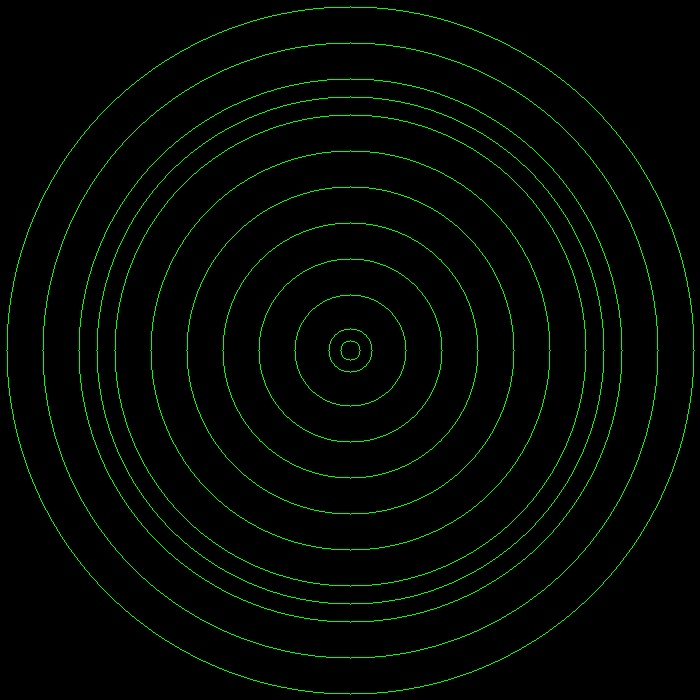
#> input picture ideal_map.jpg, 700 x 700 px
$ python map_to_ideal_gpt.py
#> lines starting #> are read from the running program, lines starting #| are printed output that depends on the picture
import cv2
import numpy as np

# Load the images
ideal_img = cv2.imread('ideal_map.jpg', cv2.IMREAD_GRAYSCALE)
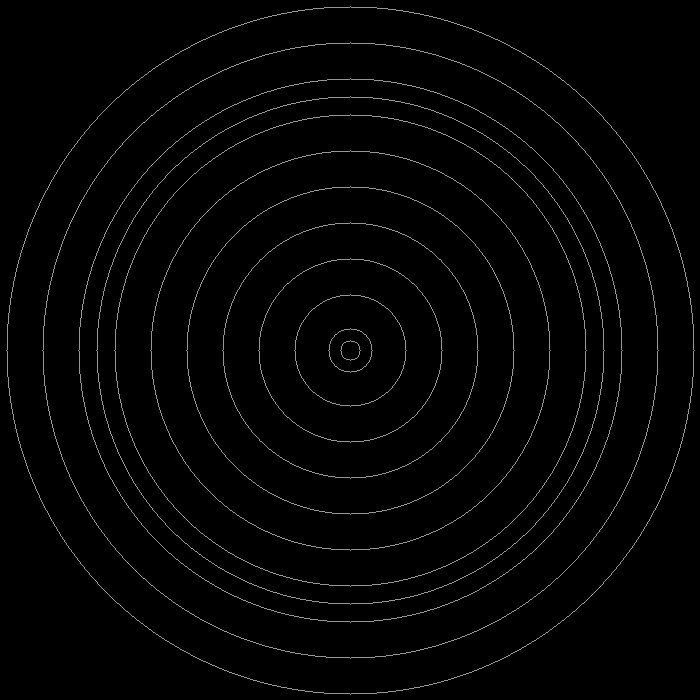
#> ideal_img: shape (700, 700); min 0, max 156, mean 3.8
distorted_img = cv2.imread('black_score.jpg', cv2.IMREAD_GRAYSCALE)
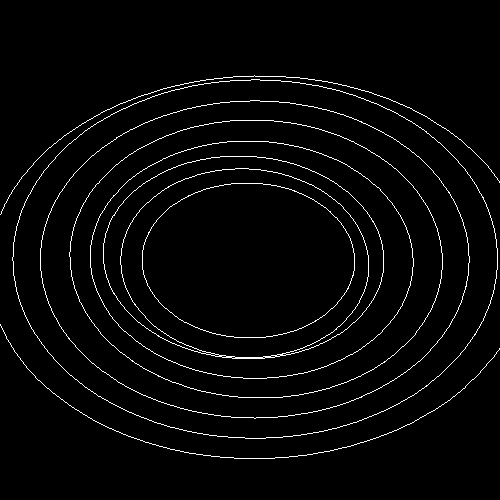
#> input picture black_score.jpg, 500 x 500 px
#> distorted_img is the input picture: shape (500, 500); min 0, max 255, mean 7.2

# Initialize the ORB detector
orb = cv2.ORB_create()

# Detect keypoints and descriptors
keypoints1, descriptors1 = orb.detectAndCompute(ideal_img, None)
#> keypoints1 = 459 keypoints; strongest (x, y, size): (346, 341, 31), (259, 260, 31), (259, 440, 31), (359, 370, 31)
keypoints2, descriptors2 = orb.detectAndCompute(distorted_img, None)
#> keypoints2 = 500 keypoints; strongest (x, y, size): (361, 122, 31), (117, 137, 31), (115, 139, 31), (114, 294, 31)

# Match descriptors using Brute-Force Matcher with Hamming distance
bf = cv2.BFMatcher(cv2.NORM_HAMMING, crossCheck=True)
matches = bf.match(descriptors1, descriptors2)
#> matches = 125 matches

# Sort matches by distance (lower distance is better)
matches = sorted(matches, key=lambda x: x.distance)

# Draw the top matches (optional)
match_img = cv2.drawMatches(ideal_img, keypoints1, distorted_img, keypoints2, matches[:20], None, flags=cv2.DrawMatchesFlags_NOT_DRAW_SINGLE_POINTS)
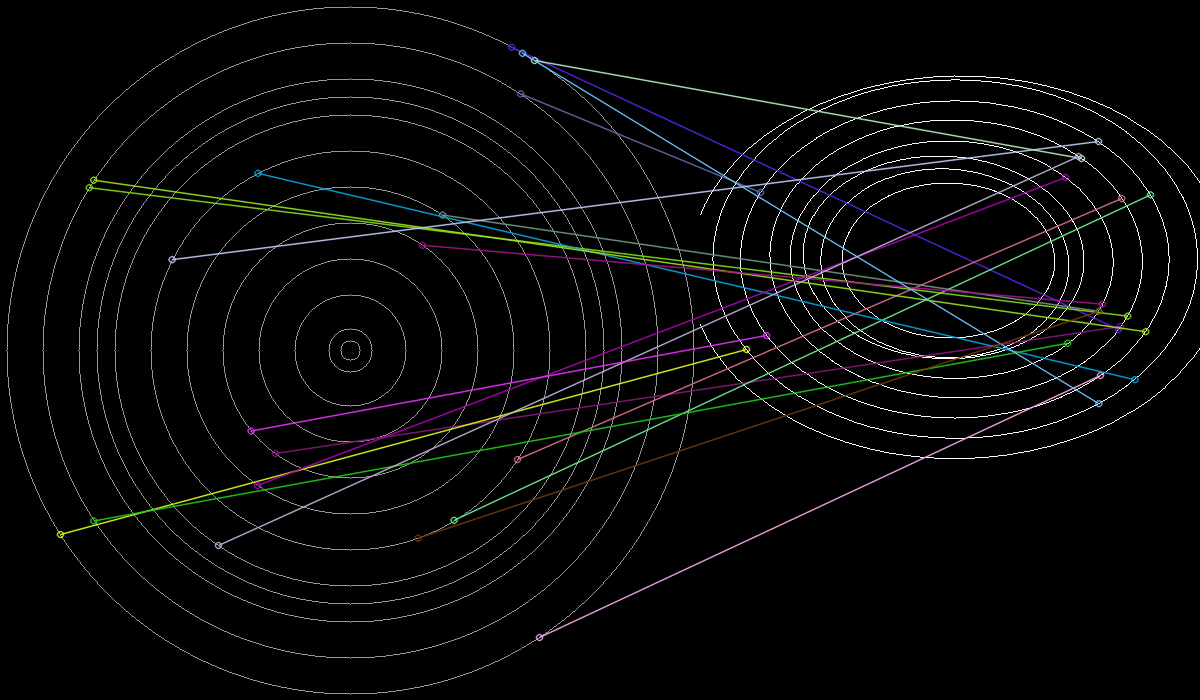
#> match_img: shape (700, 1200, 3); mean of channels 0, 1, 2 7.7, 7.8, 7.6; drawn as B, G, R

# Find the points corresponding to the best matches
pts1 = np.float32([keypoints1[m.queryIdx].pt for m in matches]).reshape(-1, 1, 2)
#> pts1 = 125 rows, first 8: [539, 637], [520.1, 93.31], [275, 453], [511.2, 46.8], [453.6, 519.8], [517, 459], [60, 534], [442.1, 214.6]
pts2 = np.float32([keypoints2[m.trainIdx].pt for m in matches]).reshape(-1, 1, 2)
#> pts2 = 125 rows, first 8: [400, 375], [60, 192], [420, 326], [418, 329], [450, 194.4], [421.2, 198], [46, 349], [398.4, 310.8]

# Compute the homography matrix
H, mask = cv2.findHomography(pts2, pts1, cv2.RANSAC)
#> H = [[-0.348, -0.692, 204.1], [-0.723, -1.47, 435.1], [-0.00171, -0.00335, 1]]; mask = 125 values, max 1 at index 25, min 0 at index 0, mean 0.048

# Warp the distorted image to align with the ideal image
aligned_img = cv2.warpPerspective(distorted_img, H, (ideal_img.shape[1], ideal_img.shape[0]))
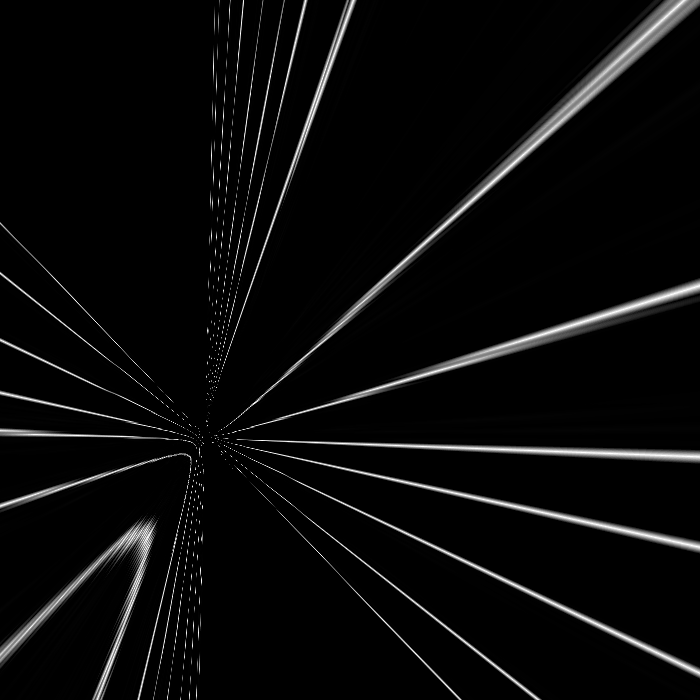
#> aligned_img: shape (700, 700); min 0, max 255, mean 10.2

# Show results
cv2.imshow("Aligned Image", aligned_img)
cv2.imshow("Match Image", match_img)
cv2.waitKey(0)
cv2.destroyAllWindows()
